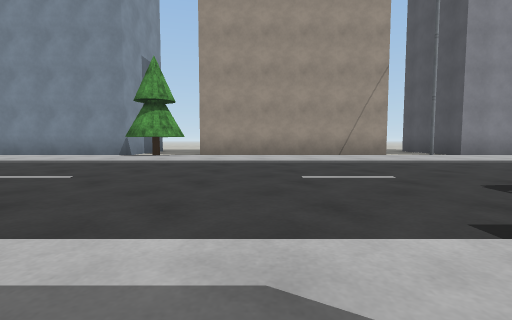
View 1 (above)

23 first-person views from a walk through a world built for the Gazebo simulator. The camera is 0.72 m above the floor, tilts 4° down and sees 85° across. The floor is counted in squares, 2 m on a side. Each view is taken from the middle of a square. On the plan, view 1 faces up. The plan holds only what a view shows up to about 9 squares ahead; the rest is blank. The place goes on beyond the plan. Some stock models are drawn as simple stand-ins. Some surface patterns are stand-ins.

View 2
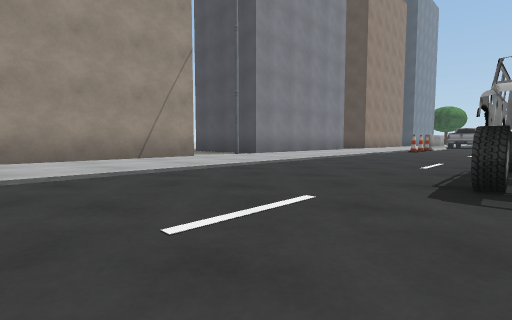

View 3
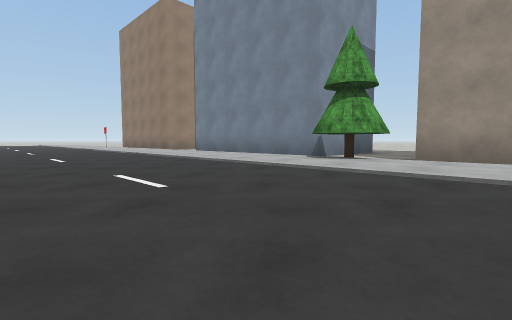

View 4
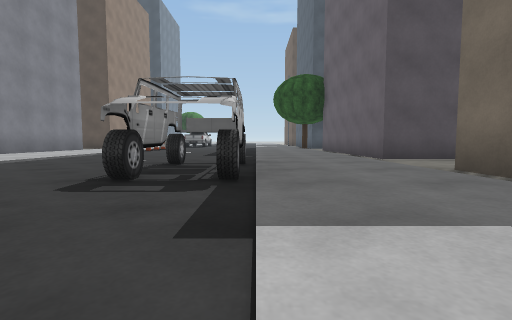

View 5
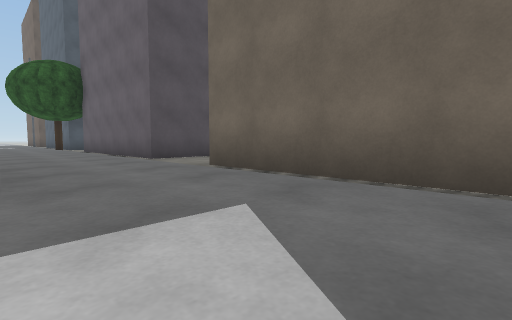

View 6
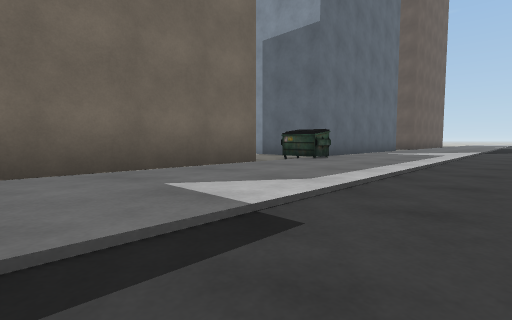

View 7
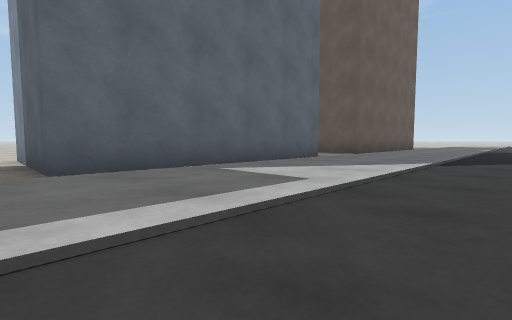

View 8
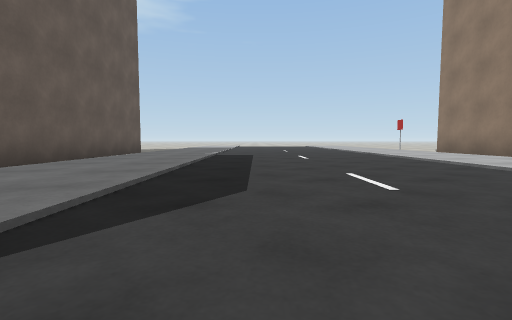

View 9
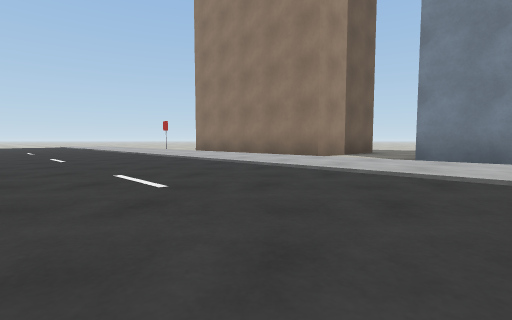

View 10
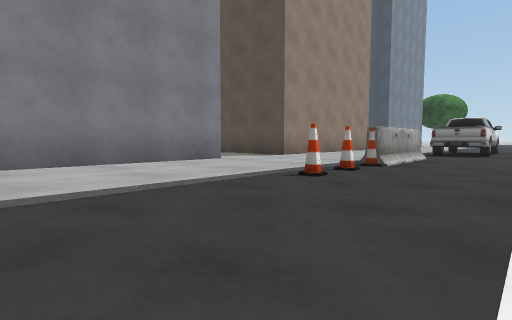

View 11
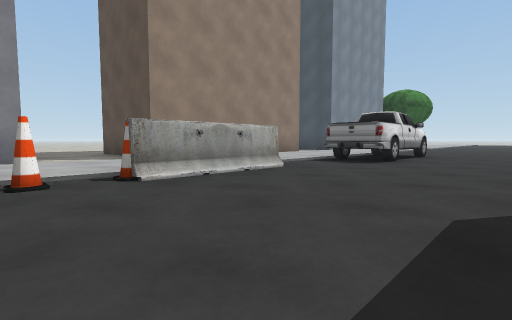

View 12
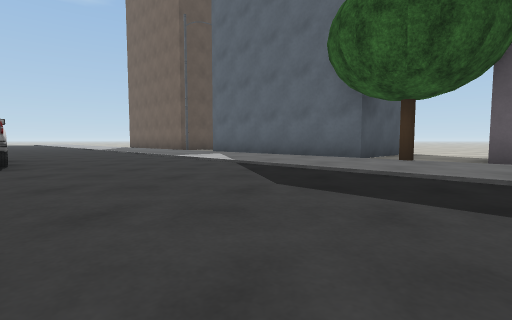

View 13
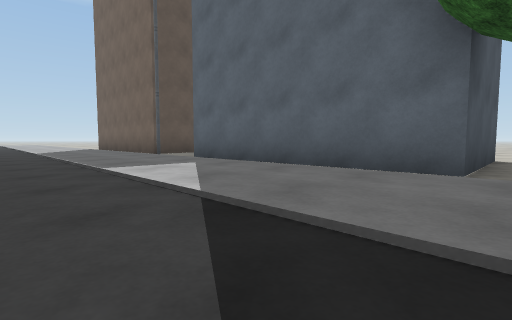

View 14
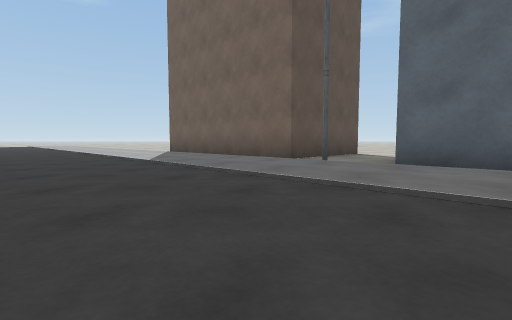

View 15
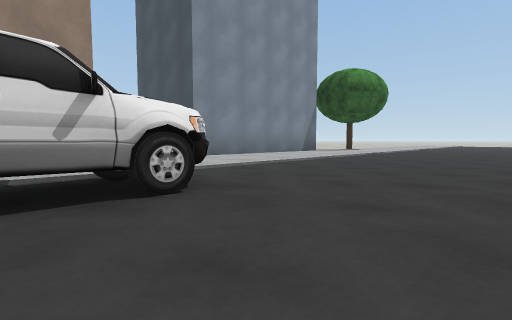

View 16
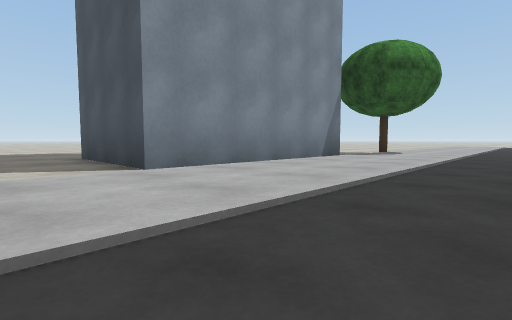

View 17
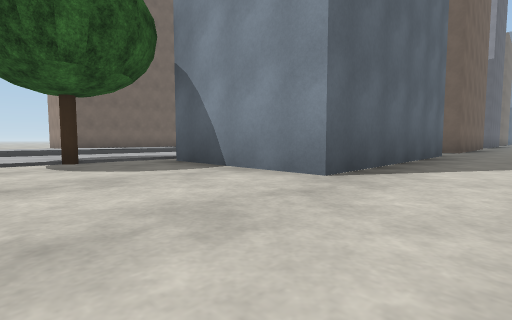

View 18
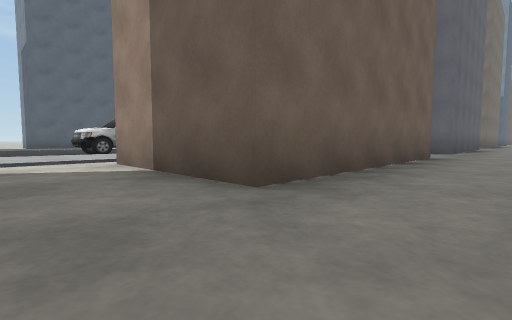

View 19
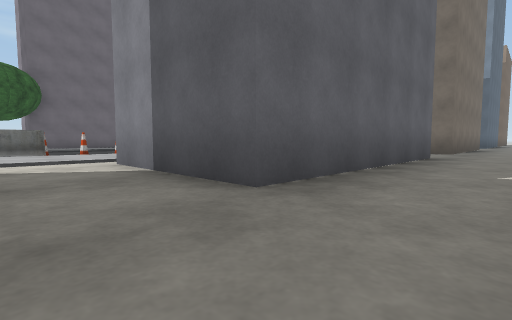

View 20
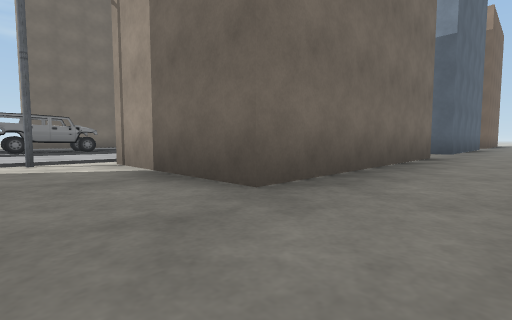

View 21
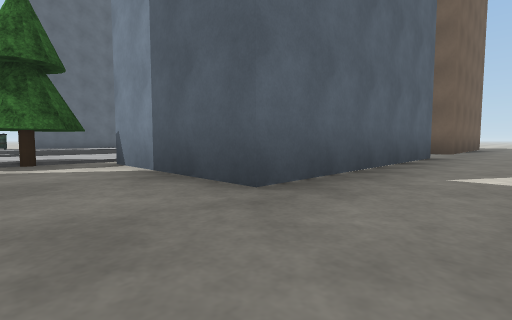

View 22
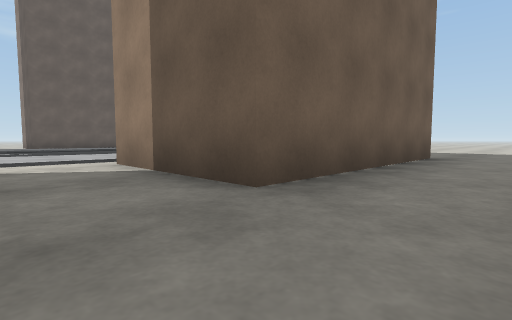

View 23
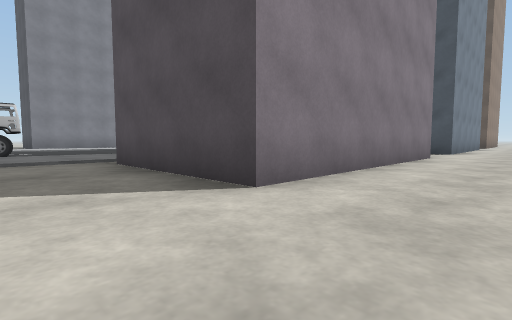

### Floor plan
Key: @ floor where view 1 was taken; . main floor; : floor 0.05 m higher than the main floor; + floor 0.1 m higher than the main floor; B blue box; G grey box; R brown box; T pine tree; L lamp; C cone; A car; K oak tree; U dumpster; I barrier; P pickup truck.
Columns run from 15 left of view 1 to 27 right of it. Each row starts with its distance up from view 1.
 12 ...........................................
 11 ...........................................
 10 RRRRR..BBBBB..RRRRR..GGGGG..RRRRR..GGGGG...
  9     R..    B..    R..G   G..R   R..G   G...
  8 RRRRR..BBBBB..RRRRR..GGGGG..RRRRR..GGGGG...
  7 ...........BTTR...RL.....................K.
  6 +++++++++++++++++++++++++++++++++++++++++++
  5 ++++++++++++++++++++++++CCCII++++++++++++++
  4 ..............................PPP..........
  3 ..:..:...:..:...:..:...:...................
  2 ..................AA.......................
  1 ..................A.......................
  0 +++++++++++++++@++++++++++++++++++++++++++
 -1 +++++++++++.U+++++++++++++K++++++L++++++
 -2 RRRRR..GGGGG..RRRRR..GGGGG..GGGGG..RRRRR
 -3     R      G.      ..G    ..G    ..R
 -4            G.      ..GGGGG..GGGG ..R
 -5                    ............
 -6                    ..........

Positions as (right, up) in squares from view 1, and headings:
1: (0, 0), facing up
2: (0, 2), facing up-right
3: (0, 2), facing up-left
4: (0, 1), facing right
5: (0, 1), facing down-right
6: (2, 2), facing down-left
7: (-3, 2), facing down-left
8: (-7, 2), facing left
9: (-7, 2), facing up-left
10: (7, 3), facing up-right
11: (10, 2), facing up-right
12: (10, 4), facing down-right
13: (12, 2), facing down-right
14: (16, 3), facing down-right
15: (16, 2), facing up-right
16: (18, 4), facing up-right
17: (27, 12), facing down-left
18: (19, 12), facing down-left
19: (12, 12), facing down-left
20: (5, 12), facing down-left
21: (-2, 12), facing down-left
22: (-9, 12), facing down-left
23: (4, -6), facing up-right
